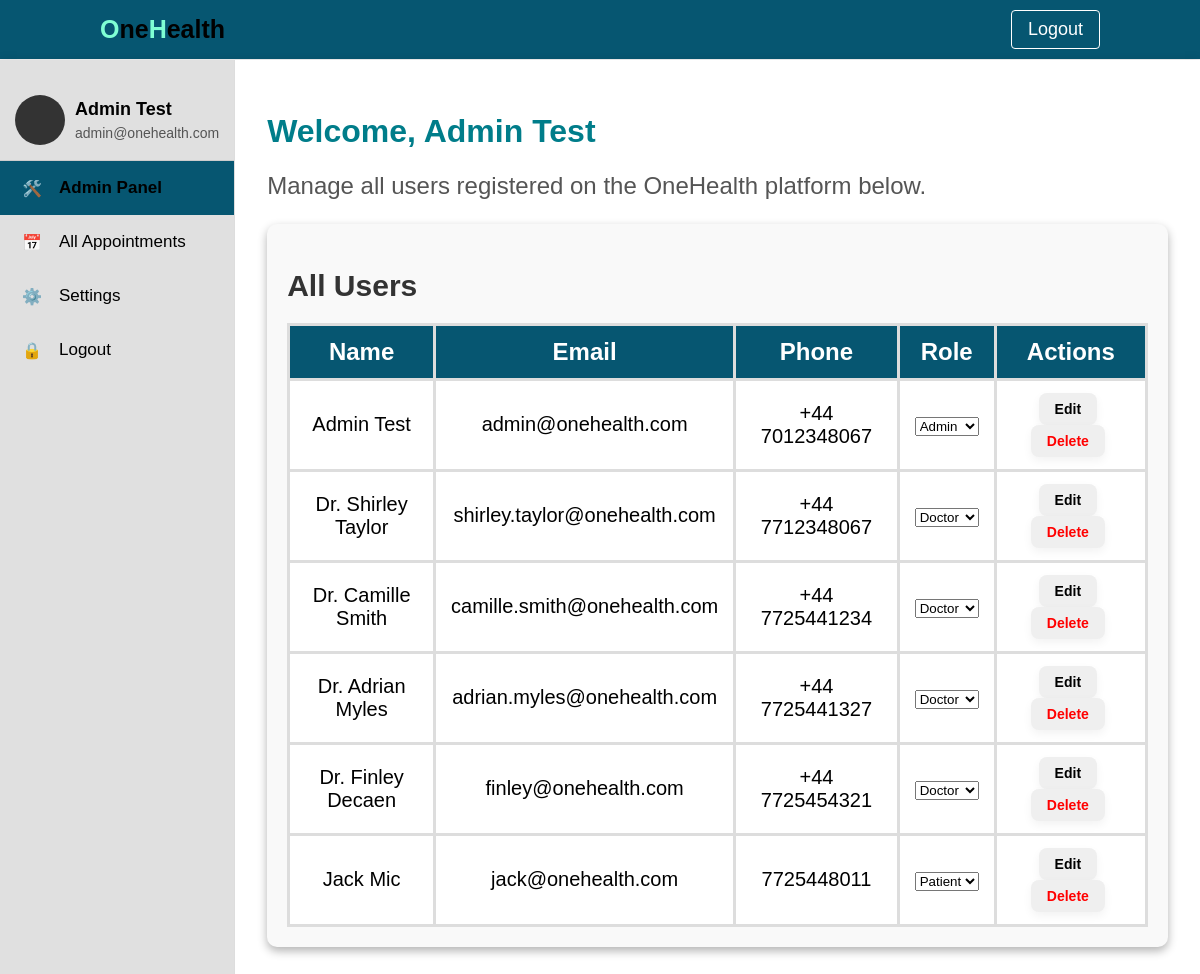
/admin/index.php (signed in), run on the app's committed database.
### tables this page shows
CREATE TABLE `users` (
  `id` int(11) NOT NULL,
  `fullname` varchar(255) NOT NULL,
  `email` varchar(255) NOT NULL,
  `password` varchar(255) NOT NULL,
  `phoneNumber` varchar(15) NOT NULL,
  `role` enum('admin','doctor','patient') NOT NULL
);

### admin/index.php (the view, shortened to what this page needs)
<?php
include_once '../Database/db_connect.php';
$fullname = $_SESSION['fullname'] ?? '';
$email = $_SESSION['email'] ?? '';
?>
<!DOCTYPE html>
<html lang="en">
<head>
  <link rel="stylesheet" href="../css/header.css">
  <link rel="stylesheet" href="../css/dashboard.css">
  <link rel="stylesheet" href="../css/user.css">
</head>
<body>
<header>
    <a href="#" class="logo"><span>O</span>ne<span>H</span>ealth</a>
    <a href="../logout.php" class="account-btn">Logout</a>
</header>
<div class="dashboard-cont">
    <div class="sidebar">
        <div class="user-info">
            <div class="avatar"></div>
            <div class="user-details">
                <h3><?= htmlspecialchars($fullname) ?></h3>
                <p><?= htmlspecialchars($email) ?></p>
            </div>
        </div>
        <div class="menu-item active">
            <div class="icon">🛠️</div>
            <a href="index.php">Admin Panel</a>
        </div>
        <div class="menu-item">
            <div class="icon">📅</div>
            <a href="appointments.php">All Appointments</a>
        </div>
        <div class="menu-item">
            <div class="icon">⚙️</div>
            <a href="settings.php">Settings</a>
        </div>
        <div class="menu-item logout">
            <div class="icon">🔒</div>
            <a href="../logout.php">Logout</a>
        </div>
    </div>
    <div class="main-content">
        <div class="dashboard-header">
            <h1>Welcome, <?= htmlspecialchars($fullname); ?></h1>
            <p>Manage all users registered on the OneHealth platform below.</p>
        </div>
        <div class="appointments-section">
            <h2>All Users</h2>
            <table>
                <tr>
                    <th>Name</th>
                    <th>Email</th>
                    <th>Phone</th>
                    <th>Role</th>
                    <th>Actions</th>
                </tr>
                <?php
                $sql = "SELECT * FROM users";
                $result = $conn->query($sql);
                while ($row = $result->fetch_assoc()):
                ?>
                <tr>
                    <td><?= htmlspecialchars($row['fullname']) ?></td>
                    <td><?= htmlspecialchars($row['email']) ?></td>
                    <td><?= htmlspecialchars($row['phoneNumber']) ?></td>
                    <td>
                        <form method="POST" action="update_role.php">
                            <select name="role" onchange="this.form.submit()">
                                <option value="admin" <?= $row['role'] == 'admin' ? 'selected' : '' ?>>Admin</option>
                                <option value="doctor" <?= $row['role'] == 'doctor' ? 'selected' : '' ?>>Doctor</option>
                                <option value="patient" <?= $row['role'] == 'patient' ? 'selected' : '' ?>>Patient</option>
                            </select>
                        </form>
                    </td>
                    <td class="actions">
                        <form action="edit_users.php" method="GET">
                            <button type="submit">Edit</button>
                        </form>
                        <form action="delete_user.php" method="POST" onsubmit="return confirm('Are you sure?');">
                            <button type="submit" style="color:red;">Delete</button>
                        </form>
                    </td>
                </tr>
                <?php endwhile; ?>
            </table>
        </div>
    </div>
</div>
</body>
</html>

### CSS/header.css (style rules this page uses)
header { display: flex; justify-content: space-between; align-items: center; padding: 10px 100px; border-bottom: 1px solid #f1f1f1; background-color: rgb(6, 86, 113); }
header .logo { color: black; font-size: 25px; text-decoration: none; font-weight: bold; }
.logo span { color: aquamarine; }
header a { color: white; text-decoration: none; }
.account-btn { padding: 0.5rem 1rem; border: 1px solid white; border-radius: 4px; font-size: 18px; }

### CSS/dashboard.css (style rules this page uses)
body { font-family: Arial, sans-serif; margin: 0; padding: 0; background-color: #f4f4f4; }
.dashboard-cont { display: flex; min-height: 100vh; box-shadow: 0 0 10px rgba(0,0,0,0.1); margin: 0 auto; background-color: white; }
.sidebar { width: 250px; background-color: #e0e0e0; padding: 20px 0; border-right: 1px solid #ddd; }
.user-info { padding: 15px; border-bottom: 1px solid #ccc; display: flex; align-items: center; gap: 10px; }
.avatar { width: 50px; height: 50px; background-color: #333; border-radius: 50%; }
.user-details h3 { margin: 0; font-size: 18px; }
.user-details p { margin: 5px 0 0; font-size: 14px; color: #555; }
.menu-item { padding: 15px 20px; display: flex; align-items: center; gap: 15px; cursor: pointer; transition: background-color 0.3s; }
.menu-item a { font-size: 17px; text-decoration: none; color: black; }
.menu-item.active { background-color: rgb(6, 86, 113); font-weight: bold; }
.icon { width: 24px; height: 24px; display: flex; align-items: center; justify-content: center; }

### CSS/user.css (style rules this page uses)
body { font-family: Arial, sans-serif; margin: 0; padding: 0; background-color: #f4f4f4; }
.dashboard-cont { display: flex; min-height: 100vh; box-shadow: 0 0 10px rgba(0,0,0,0.1); margin: 0 auto; background-color: white; }
.sidebar { width: 250px; background-color: #e0e0e0; padding: 20px 0; border-right: 1px solid #ddd; }
.user-info { padding: 15px; border-bottom: 1px solid #ccc; display: flex; align-items: center; gap: 10px; }
.avatar { width: 50px; height: 50px; background-color: #333; border-radius: 50%; }
.user-details h3 { margin: 0; font-size: 18px; }
.user-details p { margin: 5px 0 0; font-size: 14px; color: #555; }
.menu-item { padding: 15px 20px; display: flex; align-items: center; gap: 15px; cursor: pointer; transition: background-color 0.3s; }
.menu-item a { font-size: 17px; text-decoration: none; color: black; }
.menu-item.active { background-color: rgb(6, 86, 113); font-weight: bold; }
.icon { width: 24px; height: 24px; display: flex; align-items: center; justify-content: center; }
.main-content { flex-grow: 1; padding: 2rem; overflow-y: auto; }
.dashboard-header h1 { font-size: 2rem; color: #007d8a; }
.dashboard-header p { font-size: 24px; margin-top: 0.5rem; color: #555; }
.appointments-section { margin-top: 2rem; background: #fff; padding: 1.5rem; border-radius: 10px; box-shadow: 0 2px 10px rgba(0,0,0,0.05); }
.appointments-section h2 { margin-bottom: 1rem; color: #333; }
table { width: 100%; border-collapse: collapse; margin-top: 1rem; }
th, td { padding: 0.75rem 1rem; text-align: left; border-bottom: 1px solid #ccc; }

### admin/index.php (style rules this page uses)
table { width: 100%; border-collapse: collapse; background-color: #fff; margin-top: 20px; }
th, td { padding: 12px 15px; border: 3px solid #ddd; text-align: center; font-size: 20px; }
th { background-color: rgb(6, 86, 113); text-align: center; color: white; font-weight: bold; font-size: 24px; }
.actions button { padding: 8px 16px; margin-right: 6px; cursor: pointer; border: none; border-radius: 8px; font-weight: 600; font-size: 14px; transition: background-color 0.3s ease, transform 0.2s ease; color: black; box-shadow: 0 4px 10px rgba(0, 0, 0, 0.05); }
.actions form { display: inline; }
.appointments-section h2 { font-size: 30px; }
.appointments-section { margin-top: 20px; padding: 20px; background-color: #f9f9f9; border-radius: 10px; box-shadow: 0 4px 10px rgba(0, 0, 0, 0.3); }

### data on the page
users: fullname "Admin Test", email "admin@onehealth.com", phoneNumber "+44 7012348067", role "Admin"
users: fullname "Dr. Shirley Taylor", email "shirley.taylor@onehealth.com", phoneNumber "+44 7712348067", role "Doctor"
users: fullname "Dr. Camille Smith", email "camille.smith@onehealth.com", phoneNumber "+44 7725441234", role "Doctor"
users: fullname "Dr. Adrian Myles", email "adrian.myles@onehealth.com", phoneNumber "+44 7725441327", role "Doctor"
users: fullname "Dr. Finley Decaen", email "finley@onehealth.com", phoneNumber "+44 7725454321", role "Doctor"
users: fullname "Jack Mic", email "jack@onehealth.com", phoneNumber "7725448011", role "Patient"

### other printed values
$fullname "Admin Test"
$email "admin@onehealth.com"
